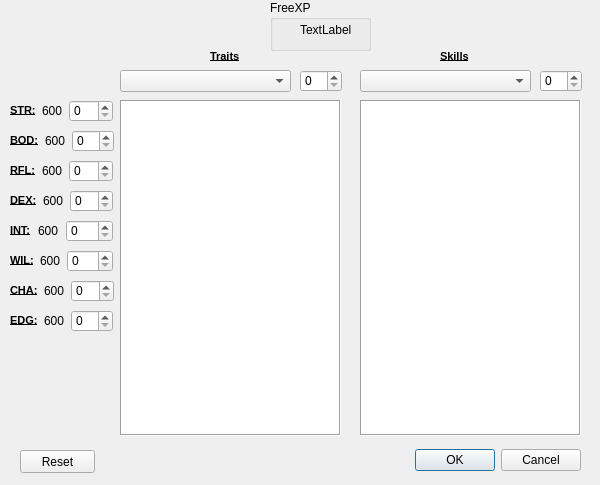
<?xml version="1.0" encoding="UTF-8"?>
<ui version="4.0">
 <class>S2FlexXPDialog</class>
 <widget class="QDialog" name="S2FlexXPDialog">
  <property name="windowModality">
   <enum>Qt::ApplicationModal</enum>
  </property>
  <property name="geometry">
   <rect>
    <x>0</x>
    <y>0</y>
    <width>600</width>
    <height>485</height>
   </rect>
  </property>
  <property name="sizePolicy">
   <sizepolicy hsizetype="Fixed" vsizetype="Fixed">
    <horstretch>0</horstretch>
    <verstretch>0</verstretch>
   </sizepolicy>
  </property>
  <property name="minimumSize">
   <size>
    <width>600</width>
    <height>485</height>
   </size>
  </property>
  <property name="maximumSize">
   <size>
    <width>600</width>
    <height>485</height>
   </size>
  </property>
  <property name="windowTitle">
   <string>Flexible XP Stage2</string>
  </property>
  <property name="windowIcon">
   <iconset>
    <normaloff>ico1.ico</normaloff>ico1.ico</iconset>
  </property>
  <widget class="QDialogButtonBox" name="buttonBox">
   <property name="geometry">
    <rect>
     <x>410</x>
     <y>440</y>
     <width>171</width>
     <height>41</height>
    </rect>
   </property>
   <property name="orientation">
    <enum>Qt::Horizontal</enum>
   </property>
   <property name="standardButtons">
    <set>QDialogButtonBox::Cancel|QDialogButtonBox::Ok</set>
   </property>
  </widget>
  <widget class="QComboBox" name="S2FlexDialComBoxSkills">
   <property name="geometry">
    <rect>
     <x>360</x>
     <y>70</y>
     <width>171</width>
     <height>22</height>
    </rect>
   </property>
  </widget>
  <widget class="QComboBox" name="S2FlexDialComBoxTraits">
   <property name="geometry">
    <rect>
     <x>120</x>
     <y>70</y>
     <width>171</width>
     <height>22</height>
    </rect>
   </property>
  </widget>
  <widget class="QTableWidget" name="S2FlexDialSkillsTable">
   <property name="geometry">
    <rect>
     <x>360</x>
     <y>100</y>
     <width>221</width>
     <height>336</height>
    </rect>
   </property>
   <property name="baseSize">
    <size>
     <width>0</width>
     <height>0</height>
    </size>
   </property>
   <property name="font">
    <font>
     <pointsize>8</pointsize>
    </font>
   </property>
   <property name="frameShape">
    <enum>QFrame::Box</enum>
   </property>
   <property name="verticalScrollBarPolicy">
    <enum>Qt::ScrollBarAlwaysOff</enum>
   </property>
   <property name="horizontalScrollBarPolicy">
    <enum>Qt::ScrollBarAlwaysOff</enum>
   </property>
   <property name="autoScroll">
    <bool>false</bool>
   </property>
   <property name="autoScrollMargin">
    <number>0</number>
   </property>
   <property name="editTriggers">
    <set>QAbstractItemView::NoEditTriggers</set>
   </property>
   <property name="tabKeyNavigation">
    <bool>false</bool>
   </property>
   <property name="showDropIndicator" stdset="0">
    <bool>false</bool>
   </property>
   <property name="dragDropOverwriteMode">
    <bool>false</bool>
   </property>
   <property name="alternatingRowColors">
    <bool>false</bool>
   </property>
   <property name="selectionMode">
    <enum>QAbstractItemView::NoSelection</enum>
   </property>
   <property name="selectionBehavior">
    <enum>QAbstractItemView::SelectRows</enum>
   </property>
   <property name="showGrid">
    <bool>false</bool>
   </property>
   <property name="gridStyle">
    <enum>Qt::NoPen</enum>
   </property>
   <property name="sortingEnabled">
    <bool>false</bool>
   </property>
   <property name="wordWrap">
    <bool>false</bool>
   </property>
   <property name="cornerButtonEnabled">
    <bool>false</bool>
   </property>
   <property name="rowCount">
    <number>24</number>
   </property>
   <property name="columnCount">
    <number>2</number>
   </property>
   <attribute name="horizontalHeaderVisible">
    <bool>false</bool>
   </attribute>
   <attribute name="horizontalHeaderCascadingSectionResizes">
    <bool>true</bool>
   </attribute>
   <attribute name="horizontalHeaderDefaultSectionSize">
    <number>195</number>
   </attribute>
   <attribute name="horizontalHeaderMinimumSectionSize">
    <number>62</number>
   </attribute>
   <attribute name="horizontalHeaderShowSortIndicator" stdset="0">
    <bool>false</bool>
   </attribute>
   <attribute name="horizontalHeaderStretchLastSection">
    <bool>true</bool>
   </attribute>
   <attribute name="verticalHeaderVisible">
    <bool>false</bool>
   </attribute>
   <attribute name="verticalHeaderCascadingSectionResizes">
    <bool>true</bool>
   </attribute>
   <attribute name="verticalHeaderDefaultSectionSize">
    <number>14</number>
   </attribute>
   <attribute name="verticalHeaderShowSortIndicator" stdset="0">
    <bool>true</bool>
   </attribute>
   <attribute name="verticalHeaderStretchLastSection">
    <bool>false</bool>
   </attribute>
   <row/>
   <row/>
   <row/>
   <row/>
   <row/>
   <row/>
   <row/>
   <row/>
   <row/>
   <row/>
   <row/>
   <row/>
   <row/>
   <row/>
   <row/>
   <row/>
   <row/>
   <row/>
   <row/>
   <row/>
   <row/>
   <row/>
   <row/>
   <row/>
   <column/>
   <column/>
  </widget>
  <widget class="QTableWidget" name="S2FlexDialTraitsTable">
   <property name="geometry">
    <rect>
     <x>120</x>
     <y>100</y>
     <width>221</width>
     <height>336</height>
    </rect>
   </property>
   <property name="baseSize">
    <size>
     <width>0</width>
     <height>0</height>
    </size>
   </property>
   <property name="font">
    <font>
     <pointsize>8</pointsize>
    </font>
   </property>
   <property name="frameShape">
    <enum>QFrame::Box</enum>
   </property>
   <property name="verticalScrollBarPolicy">
    <enum>Qt::ScrollBarAlwaysOff</enum>
   </property>
   <property name="horizontalScrollBarPolicy">
    <enum>Qt::ScrollBarAlwaysOff</enum>
   </property>
   <property name="autoScroll">
    <bool>false</bool>
   </property>
   <property name="autoScrollMargin">
    <number>0</number>
   </property>
   <property name="editTriggers">
    <set>QAbstractItemView::NoEditTriggers</set>
   </property>
   <property name="tabKeyNavigation">
    <bool>false</bool>
   </property>
   <property name="showDropIndicator" stdset="0">
    <bool>false</bool>
   </property>
   <property name="dragDropOverwriteMode">
    <bool>false</bool>
   </property>
   <property name="alternatingRowColors">
    <bool>false</bool>
   </property>
   <property name="selectionMode">
    <enum>QAbstractItemView::NoSelection</enum>
   </property>
   <property name="selectionBehavior">
    <enum>QAbstractItemView::SelectRows</enum>
   </property>
   <property name="showGrid">
    <bool>false</bool>
   </property>
   <property name="gridStyle">
    <enum>Qt::NoPen</enum>
   </property>
   <property name="sortingEnabled">
    <bool>false</bool>
   </property>
   <property name="wordWrap">
    <bool>false</bool>
   </property>
   <property name="cornerButtonEnabled">
    <bool>false</bool>
   </property>
   <property name="rowCount">
    <number>24</number>
   </property>
   <property name="columnCount">
    <number>2</number>
   </property>
   <attribute name="horizontalHeaderVisible">
    <bool>false</bool>
   </attribute>
   <attribute name="horizontalHeaderCascadingSectionResizes">
    <bool>true</bool>
   </attribute>
   <attribute name="horizontalHeaderDefaultSectionSize">
    <number>185</number>
   </attribute>
   <attribute name="horizontalHeaderMinimumSectionSize">
    <number>62</number>
   </attribute>
   <attribute name="horizontalHeaderShowSortIndicator" stdset="0">
    <bool>false</bool>
   </attribute>
   <attribute name="horizontalHeaderStretchLastSection">
    <bool>true</bool>
   </attribute>
   <attribute name="verticalHeaderVisible">
    <bool>false</bool>
   </attribute>
   <attribute name="verticalHeaderCascadingSectionResizes">
    <bool>true</bool>
   </attribute>
   <attribute name="verticalHeaderDefaultSectionSize">
    <number>14</number>
   </attribute>
   <attribute name="verticalHeaderMinimumSectionSize">
    <number>17</number>
   </attribute>
   <attribute name="verticalHeaderShowSortIndicator" stdset="0">
    <bool>true</bool>
   </attribute>
   <attribute name="verticalHeaderStretchLastSection">
    <bool>false</bool>
   </attribute>
   <row/>
   <row/>
   <row/>
   <row/>
   <row/>
   <row/>
   <row/>
   <row/>
   <row/>
   <row/>
   <row/>
   <row/>
   <row/>
   <row/>
   <row/>
   <row/>
   <row/>
   <row/>
   <row/>
   <row/>
   <row/>
   <row/>
   <row/>
   <row/>
   <column/>
   <column/>
   <item row="0" column="0">
    <property name="text">
     <string/>
    </property>
   </item>
   <item row="0" column="1">
    <property name="text">
     <string/>
    </property>
   </item>
  </widget>
  <widget class="QLabel" name="label">
   <property name="geometry">
    <rect>
     <x>210</x>
     <y>50</y>
     <width>46</width>
     <height>13</height>
    </rect>
   </property>
   <property name="toolTip">
    <string>A character's Traits define special-purpose characteristics and
abilities beyond the more quantifi able Attributes and Skills. Traits 
can  aff ect  game  play  in  a  variety  of  ways,  from  a  special  rule 
applicable to limited circumstances to a personal detail signifi cant 
enough for its own plot hook.</string>
   </property>
   <property name="whatsThis">
    <string>&lt;!DOCTYPE HTML PUBLIC &quot;-//W3C//DTD HTML 4.0//EN&quot; &quot;http://www.w3.org/TR/REC-html40/strict.dtd&quot;&gt;
&lt;html&gt;&lt;head&gt;&lt;meta name=&quot;qrichtext&quot; content=&quot;1&quot; /&gt;&lt;style type=&quot;text/css&quot;&gt;
p, li { white-space: pre-wrap; }
&lt;/style&gt;&lt;/head&gt;&lt;body style=&quot; font-family:'MS Shell Dlg 2'; font-size:8.25pt; font-weight:400; font-style:normal;&quot;&gt;
&lt;p style=&quot; margin-top:0px; margin-bottom:0px; margin-left:0px; margin-right:0px; -qt-block-indent:0; text-indent:0px;&quot;&gt;&lt;span style=&quot; font-size:8pt;&quot;&gt;A character's Traits define special-purpose&lt;/span&gt;&lt;/p&gt;
&lt;p style=&quot; margin-top:0px; margin-bottom:0px; margin-left:0px; margin-right:0px; -qt-block-indent:0; text-indent:0px;&quot;&gt;&lt;span style=&quot; font-size:8pt;&quot;&gt;characteristics and abilities beyond the more&lt;/span&gt;&lt;/p&gt;
&lt;p style=&quot; margin-top:0px; margin-bottom:0px; margin-left:0px; margin-right:0px; -qt-block-indent:0; text-indent:0px;&quot;&gt;&lt;span style=&quot; font-size:8pt;&quot;&gt;quantifiable Attributes and Skills. Traits &lt;/span&gt;&lt;/p&gt;
&lt;p style=&quot; margin-top:0px; margin-bottom:0px; margin-left:0px; margin-right:0px; -qt-block-indent:0; text-indent:0px;&quot;&gt;&lt;span style=&quot; font-size:8pt;&quot;&gt;can  aff ect  game  play  in  a  variety  of  &lt;/span&gt;&lt;/p&gt;
&lt;p style=&quot; margin-top:0px; margin-bottom:0px; margin-left:0px; margin-right:0px; -qt-block-indent:0; text-indent:0px;&quot;&gt;&lt;span style=&quot; font-size:8pt;&quot;&gt;ways,  from  a  special  rule applicable to &lt;/span&gt;&lt;/p&gt;
&lt;p style=&quot; margin-top:0px; margin-bottom:0px; margin-left:0px; margin-right:0px; -qt-block-indent:0; text-indent:0px;&quot;&gt;&lt;span style=&quot; font-size:8pt;&quot;&gt;limited circumstances to a personal detail &lt;/span&gt;&lt;/p&gt;
&lt;p style=&quot; margin-top:0px; margin-bottom:0px; margin-left:0px; margin-right:0px; -qt-block-indent:0; text-indent:0px;&quot;&gt;&lt;span style=&quot; font-size:8pt;&quot;&gt;significant enough for its own plot hook.&lt;/span&gt;&lt;/p&gt;&lt;/body&gt;&lt;/html&gt;</string>
   </property>
   <property name="text">
    <string>&lt;!DOCTYPE HTML PUBLIC &quot;-//W3C//DTD HTML 4.0//EN&quot; &quot;http://www.w3.org/TR/REC-html40/strict.dtd&quot;&gt;
&lt;html&gt;&lt;head&gt;&lt;meta name=&quot;qrichtext&quot; content=&quot;1&quot; /&gt;&lt;style type=&quot;text/css&quot;&gt;
p, li { white-space: pre-wrap; }
&lt;/style&gt;&lt;/head&gt;&lt;body style=&quot; font-family:'MS Shell Dlg 2'; font-size:8.25pt; font-weight:400; font-style:normal;&quot;&gt;
&lt;p style=&quot; margin-top:0px; margin-bottom:0px; margin-left:0px; margin-right:0px; -qt-block-indent:0; text-indent:0px;&quot;&gt;&lt;span style=&quot; font-size:8pt; font-weight:600; text-decoration: underline;&quot;&gt;Traits&lt;/span&gt;&lt;/p&gt;&lt;/body&gt;&lt;/html&gt;</string>
   </property>
  </widget>
  <widget class="QLabel" name="label_2">
   <property name="geometry">
    <rect>
     <x>440</x>
     <y>50</y>
     <width>46</width>
     <height>13</height>
    </rect>
   </property>
   <property name="toolTip">
    <string>A character’s Skills list represents abilities he has been trained 
to use eff ectively. In a typical A Time of War role-playing session, 
characters generally use Skill Action Checks to resolve actions far 
more often than they use Attributes or Traits.</string>
   </property>
   <property name="whatsThis">
    <string>&lt;!DOCTYPE HTML PUBLIC &quot;-//W3C//DTD HTML 4.0//EN&quot; &quot;http://www.w3.org/TR/REC-html40/strict.dtd&quot;&gt;
&lt;html&gt;&lt;head&gt;&lt;meta name=&quot;qrichtext&quot; content=&quot;1&quot; /&gt;&lt;style type=&quot;text/css&quot;&gt;
p, li { white-space: pre-wrap; }
&lt;/style&gt;&lt;/head&gt;&lt;body style=&quot; font-family:'MS Shell Dlg 2'; font-size:8.25pt; font-weight:400; font-style:normal;&quot;&gt;
&lt;p style=&quot; margin-top:0px; margin-bottom:0px; margin-left:0px; margin-right:0px; -qt-block-indent:0; text-indent:0px;&quot;&gt;&lt;span style=&quot; font-size:8pt;&quot;&gt;A character’s Skills list represents abilities &lt;/span&gt;&lt;/p&gt;
&lt;p style=&quot; margin-top:0px; margin-bottom:0px; margin-left:0px; margin-right:0px; -qt-block-indent:0; text-indent:0px;&quot;&gt;&lt;span style=&quot; font-size:8pt;&quot;&gt;he has been trained to use eff ectively. &lt;/span&gt;&lt;/p&gt;
&lt;p style=&quot; margin-top:0px; margin-bottom:0px; margin-left:0px; margin-right:0px; -qt-block-indent:0; text-indent:0px;&quot;&gt;&lt;span style=&quot; font-size:8pt;&quot;&gt;In a typical A Time of War role-playing &lt;/span&gt;&lt;/p&gt;
&lt;p style=&quot; margin-top:0px; margin-bottom:0px; margin-left:0px; margin-right:0px; -qt-block-indent:0; text-indent:0px;&quot;&gt;&lt;span style=&quot; font-size:8pt;&quot;&gt;session, characters generally use Skill Action &lt;/span&gt;&lt;/p&gt;
&lt;p style=&quot; margin-top:0px; margin-bottom:0px; margin-left:0px; margin-right:0px; -qt-block-indent:0; text-indent:0px;&quot;&gt;&lt;span style=&quot; font-size:8pt;&quot;&gt;Checks to resolve actions far more often &lt;/span&gt;&lt;/p&gt;
&lt;p style=&quot; margin-top:0px; margin-bottom:0px; margin-left:0px; margin-right:0px; -qt-block-indent:0; text-indent:0px;&quot;&gt;&lt;span style=&quot; font-size:8pt;&quot;&gt;than they use Attributes or Traits.&lt;/span&gt;&lt;/p&gt;&lt;/body&gt;&lt;/html&gt;</string>
   </property>
   <property name="text">
    <string>&lt;!DOCTYPE HTML PUBLIC &quot;-//W3C//DTD HTML 4.0//EN&quot; &quot;http://www.w3.org/TR/REC-html40/strict.dtd&quot;&gt;
&lt;html&gt;&lt;head&gt;&lt;meta name=&quot;qrichtext&quot; content=&quot;1&quot; /&gt;&lt;style type=&quot;text/css&quot;&gt;
p, li { white-space: pre-wrap; }
&lt;/style&gt;&lt;/head&gt;&lt;body style=&quot; font-family:'MS Shell Dlg 2'; font-size:8.25pt; font-weight:400; font-style:normal;&quot;&gt;
&lt;p style=&quot; margin-top:0px; margin-bottom:0px; margin-left:0px; margin-right:0px; -qt-block-indent:0; text-indent:0px;&quot;&gt;&lt;span style=&quot; font-size:8pt; font-weight:600; text-decoration: underline;&quot;&gt;Skills&lt;/span&gt;&lt;/p&gt;&lt;/body&gt;&lt;/html&gt;</string>
   </property>
  </widget>
  <widget class="QGroupBox" name="groupBox">
   <property name="geometry">
    <rect>
     <x>270</x>
     <y>0</y>
     <width>101</width>
     <height>51</height>
    </rect>
   </property>
   <property name="title">
    <string>FreeXP</string>
   </property>
   <widget class="QLabel" name="S2FlexDialFreeXPLabel">
    <property name="geometry">
     <rect>
      <x>30</x>
      <y>19</y>
      <width>51</width>
      <height>21</height>
     </rect>
    </property>
    <property name="text">
     <string>TextLabel</string>
    </property>
   </widget>
  </widget>
  <widget class="QWidget" name="layoutWidget">
   <property name="geometry">
    <rect>
     <x>10</x>
     <y>130</y>
     <width>104</width>
     <height>22</height>
    </rect>
   </property>
   <layout class="QHBoxLayout" name="horizontalLayout_2">
    <item>
     <widget class="QLabel" name="label_6">
      <property name="text">
       <string>&lt;!DOCTYPE HTML PUBLIC &quot;-//W3C//DTD HTML 4.0//EN&quot; &quot;http://www.w3.org/TR/REC-html40/strict.dtd&quot;&gt;
&lt;html&gt;&lt;head&gt;&lt;meta name=&quot;qrichtext&quot; content=&quot;1&quot; /&gt;&lt;style type=&quot;text/css&quot;&gt;
p, li { white-space: pre-wrap; }
&lt;/style&gt;&lt;/head&gt;&lt;body style=&quot; font-family:'MS Shell Dlg 2'; font-size:8.25pt; font-weight:400; font-style:normal;&quot;&gt;
&lt;p style=&quot; margin-top:0px; margin-bottom:0px; margin-left:0px; margin-right:0px; -qt-block-indent:0; text-indent:0px;&quot;&gt;&lt;span style=&quot; font-size:8pt; font-weight:600; text-decoration: underline;&quot;&gt;BOD:&lt;/span&gt;&lt;/p&gt;&lt;/body&gt;&lt;/html&gt;</string>
      </property>
     </widget>
    </item>
    <item>
     <widget class="QLabel" name="S2FlexDialBODLabel">
      <property name="text">
       <string>600</string>
      </property>
     </widget>
    </item>
    <item>
     <widget class="QSpinBox" name="S2FlexDialBODSpinBox">
      <property name="accelerated">
       <bool>true</bool>
      </property>
      <property name="maximum">
       <number>200</number>
      </property>
     </widget>
    </item>
   </layout>
  </widget>
  <widget class="QWidget" name="layoutWidget_2">
   <property name="geometry">
    <rect>
     <x>10</x>
     <y>160</y>
     <width>103</width>
     <height>22</height>
    </rect>
   </property>
   <layout class="QHBoxLayout" name="horizontalLayout_3">
    <item>
     <widget class="QLabel" name="label_8">
      <property name="text">
       <string>&lt;!DOCTYPE HTML PUBLIC &quot;-//W3C//DTD HTML 4.0//EN&quot; &quot;http://www.w3.org/TR/REC-html40/strict.dtd&quot;&gt;
&lt;html&gt;&lt;head&gt;&lt;meta name=&quot;qrichtext&quot; content=&quot;1&quot; /&gt;&lt;style type=&quot;text/css&quot;&gt;
p, li { white-space: pre-wrap; }
&lt;/style&gt;&lt;/head&gt;&lt;body style=&quot; font-family:'MS Shell Dlg 2'; font-size:8.25pt; font-weight:400; font-style:normal;&quot;&gt;
&lt;p style=&quot; margin-top:0px; margin-bottom:0px; margin-left:0px; margin-right:0px; -qt-block-indent:0; text-indent:0px;&quot;&gt;&lt;span style=&quot; font-size:8pt; font-weight:600; text-decoration: underline;&quot;&gt;RFL:&lt;/span&gt;&lt;/p&gt;&lt;/body&gt;&lt;/html&gt;</string>
      </property>
     </widget>
    </item>
    <item>
     <widget class="QLabel" name="S2FlexDialRFLLabel">
      <property name="text">
       <string>600</string>
      </property>
     </widget>
    </item>
    <item>
     <widget class="QSpinBox" name="S2FlexDialRFLSpinBox">
      <property name="accelerated">
       <bool>true</bool>
      </property>
      <property name="maximum">
       <number>200</number>
      </property>
     </widget>
    </item>
   </layout>
  </widget>
  <widget class="QWidget" name="layoutWidget_3">
   <property name="geometry">
    <rect>
     <x>10</x>
     <y>190</y>
     <width>103</width>
     <height>22</height>
    </rect>
   </property>
   <layout class="QHBoxLayout" name="horizontalLayout_4">
    <item>
     <widget class="QLabel" name="label_10">
      <property name="text">
       <string>&lt;!DOCTYPE HTML PUBLIC &quot;-//W3C//DTD HTML 4.0//EN&quot; &quot;http://www.w3.org/TR/REC-html40/strict.dtd&quot;&gt;
&lt;html&gt;&lt;head&gt;&lt;meta name=&quot;qrichtext&quot; content=&quot;1&quot; /&gt;&lt;style type=&quot;text/css&quot;&gt;
p, li { white-space: pre-wrap; }
&lt;/style&gt;&lt;/head&gt;&lt;body style=&quot; font-family:'MS Shell Dlg 2'; font-size:8.25pt; font-weight:400; font-style:normal;&quot;&gt;
&lt;p style=&quot; margin-top:0px; margin-bottom:0px; margin-left:0px; margin-right:0px; -qt-block-indent:0; text-indent:0px;&quot;&gt;&lt;span style=&quot; font-size:8pt; font-weight:600; text-decoration: underline;&quot;&gt;DEX:&lt;/span&gt;&lt;/p&gt;&lt;/body&gt;&lt;/html&gt;</string>
      </property>
     </widget>
    </item>
    <item>
     <widget class="QLabel" name="S2FlexDialDEXLabel">
      <property name="text">
       <string>600</string>
      </property>
     </widget>
    </item>
    <item>
     <widget class="QSpinBox" name="S2FlexDialDEXSpinBox">
      <property name="accelerated">
       <bool>true</bool>
      </property>
      <property name="maximum">
       <number>200</number>
      </property>
     </widget>
    </item>
   </layout>
  </widget>
  <widget class="QWidget" name="layoutWidget_4">
   <property name="geometry">
    <rect>
     <x>10</x>
     <y>220</y>
     <width>103</width>
     <height>22</height>
    </rect>
   </property>
   <layout class="QHBoxLayout" name="horizontalLayout_5">
    <item>
     <widget class="QLabel" name="label_12">
      <property name="text">
       <string>&lt;!DOCTYPE HTML PUBLIC &quot;-//W3C//DTD HTML 4.0//EN&quot; &quot;http://www.w3.org/TR/REC-html40/strict.dtd&quot;&gt;
&lt;html&gt;&lt;head&gt;&lt;meta name=&quot;qrichtext&quot; content=&quot;1&quot; /&gt;&lt;style type=&quot;text/css&quot;&gt;
p, li { white-space: pre-wrap; }
&lt;/style&gt;&lt;/head&gt;&lt;body style=&quot; font-family:'MS Shell Dlg 2'; font-size:8.25pt; font-weight:400; font-style:normal;&quot;&gt;
&lt;p style=&quot; margin-top:0px; margin-bottom:0px; margin-left:0px; margin-right:0px; -qt-block-indent:0; text-indent:0px;&quot;&gt;&lt;span style=&quot; font-size:8pt; font-weight:600; text-decoration: underline;&quot;&gt;INT:&lt;/span&gt;&lt;/p&gt;&lt;/body&gt;&lt;/html&gt;</string>
      </property>
     </widget>
    </item>
    <item>
     <widget class="QLabel" name="S2FlexDialINTLabel">
      <property name="text">
       <string>600</string>
      </property>
     </widget>
    </item>
    <item>
     <widget class="QSpinBox" name="S2FlexDialINTSpinBox">
      <property name="accelerated">
       <bool>true</bool>
      </property>
      <property name="maximum">
       <number>200</number>
      </property>
     </widget>
    </item>
   </layout>
  </widget>
  <widget class="QWidget" name="layoutWidget_5">
   <property name="geometry">
    <rect>
     <x>10</x>
     <y>250</y>
     <width>103</width>
     <height>22</height>
    </rect>
   </property>
   <layout class="QHBoxLayout" name="horizontalLayout_6">
    <item>
     <widget class="QLabel" name="label_14">
      <property name="text">
       <string>&lt;!DOCTYPE HTML PUBLIC &quot;-//W3C//DTD HTML 4.0//EN&quot; &quot;http://www.w3.org/TR/REC-html40/strict.dtd&quot;&gt;
&lt;html&gt;&lt;head&gt;&lt;meta name=&quot;qrichtext&quot; content=&quot;1&quot; /&gt;&lt;style type=&quot;text/css&quot;&gt;
p, li { white-space: pre-wrap; }
&lt;/style&gt;&lt;/head&gt;&lt;body style=&quot; font-family:'MS Shell Dlg 2'; font-size:8.25pt; font-weight:400; font-style:normal;&quot;&gt;
&lt;p style=&quot; margin-top:0px; margin-bottom:0px; margin-left:0px; margin-right:0px; -qt-block-indent:0; text-indent:0px;&quot;&gt;&lt;span style=&quot; font-size:8pt; font-weight:600; text-decoration: underline;&quot;&gt;WIL:&lt;/span&gt;&lt;/p&gt;&lt;/body&gt;&lt;/html&gt;</string>
      </property>
     </widget>
    </item>
    <item>
     <widget class="QLabel" name="S2FlexDialWILLabel">
      <property name="text">
       <string>600</string>
      </property>
     </widget>
    </item>
    <item>
     <widget class="QSpinBox" name="S2FlexDialWILSpinBox">
      <property name="accelerated">
       <bool>true</bool>
      </property>
      <property name="maximum">
       <number>200</number>
      </property>
     </widget>
    </item>
   </layout>
  </widget>
  <widget class="QWidget" name="layoutWidget_6">
   <property name="geometry">
    <rect>
     <x>10</x>
     <y>280</y>
     <width>104</width>
     <height>22</height>
    </rect>
   </property>
   <layout class="QHBoxLayout" name="horizontalLayout_7">
    <item>
     <widget class="QLabel" name="label_16">
      <property name="text">
       <string>&lt;!DOCTYPE HTML PUBLIC &quot;-//W3C//DTD HTML 4.0//EN&quot; &quot;http://www.w3.org/TR/REC-html40/strict.dtd&quot;&gt;
&lt;html&gt;&lt;head&gt;&lt;meta name=&quot;qrichtext&quot; content=&quot;1&quot; /&gt;&lt;style type=&quot;text/css&quot;&gt;
p, li { white-space: pre-wrap; }
&lt;/style&gt;&lt;/head&gt;&lt;body style=&quot; font-family:'MS Shell Dlg 2'; font-size:8.25pt; font-weight:400; font-style:normal;&quot;&gt;
&lt;p style=&quot; margin-top:0px; margin-bottom:0px; margin-left:0px; margin-right:0px; -qt-block-indent:0; text-indent:0px;&quot;&gt;&lt;span style=&quot; font-size:8pt; font-weight:600; text-decoration: underline;&quot;&gt;CHA:&lt;/span&gt;&lt;/p&gt;&lt;/body&gt;&lt;/html&gt;</string>
      </property>
     </widget>
    </item>
    <item>
     <widget class="QLabel" name="S2FlexDialCHALabel">
      <property name="text">
       <string>600</string>
      </property>
     </widget>
    </item>
    <item>
     <widget class="QSpinBox" name="S2FlexDialCHASpinBox">
      <property name="accelerated">
       <bool>true</bool>
      </property>
      <property name="maximum">
       <number>200</number>
      </property>
     </widget>
    </item>
   </layout>
  </widget>
  <widget class="QWidget" name="layoutWidget_7">
   <property name="geometry">
    <rect>
     <x>10</x>
     <y>310</y>
     <width>103</width>
     <height>22</height>
    </rect>
   </property>
   <layout class="QHBoxLayout" name="horizontalLayout_8">
    <item>
     <widget class="QLabel" name="label_18">
      <property name="text">
       <string>&lt;!DOCTYPE HTML PUBLIC &quot;-//W3C//DTD HTML 4.0//EN&quot; &quot;http://www.w3.org/TR/REC-html40/strict.dtd&quot;&gt;
&lt;html&gt;&lt;head&gt;&lt;meta name=&quot;qrichtext&quot; content=&quot;1&quot; /&gt;&lt;style type=&quot;text/css&quot;&gt;
p, li { white-space: pre-wrap; }
&lt;/style&gt;&lt;/head&gt;&lt;body style=&quot; font-family:'MS Shell Dlg 2'; font-size:8.25pt; font-weight:400; font-style:normal;&quot;&gt;
&lt;p style=&quot; margin-top:0px; margin-bottom:0px; margin-left:0px; margin-right:0px; -qt-block-indent:0; text-indent:0px;&quot;&gt;&lt;span style=&quot; font-size:8pt; font-weight:600; text-decoration: underline;&quot;&gt;EDG:&lt;/span&gt;&lt;/p&gt;&lt;/body&gt;&lt;/html&gt;</string>
      </property>
     </widget>
    </item>
    <item>
     <widget class="QLabel" name="S2FlexDialEDGLabel">
      <property name="text">
       <string>600</string>
      </property>
     </widget>
    </item>
    <item>
     <widget class="QSpinBox" name="S2FlexDialEDGSpinBox">
      <property name="accelerated">
       <bool>true</bool>
      </property>
      <property name="maximum">
       <number>200</number>
      </property>
     </widget>
    </item>
   </layout>
  </widget>
  <widget class="QWidget" name="layoutWidget">
   <property name="geometry">
    <rect>
     <x>10</x>
     <y>100</y>
     <width>103</width>
     <height>22</height>
    </rect>
   </property>
   <layout class="QHBoxLayout" name="horizontalLayout">
    <item>
     <widget class="QLabel" name="label_4">
      <property name="text">
       <string>&lt;!DOCTYPE HTML PUBLIC &quot;-//W3C//DTD HTML 4.0//EN&quot; &quot;http://www.w3.org/TR/REC-html40/strict.dtd&quot;&gt;
&lt;html&gt;&lt;head&gt;&lt;meta name=&quot;qrichtext&quot; content=&quot;1&quot; /&gt;&lt;style type=&quot;text/css&quot;&gt;
p, li { white-space: pre-wrap; }
&lt;/style&gt;&lt;/head&gt;&lt;body style=&quot; font-family:'MS Shell Dlg 2'; font-size:8.25pt; font-weight:400; font-style:normal;&quot;&gt;
&lt;p style=&quot; margin-top:0px; margin-bottom:0px; margin-left:0px; margin-right:0px; -qt-block-indent:0; text-indent:0px;&quot;&gt;&lt;span style=&quot; font-size:8pt; font-weight:600; text-decoration: underline;&quot;&gt;STR:&lt;/span&gt;&lt;/p&gt;&lt;/body&gt;&lt;/html&gt;</string>
      </property>
     </widget>
    </item>
    <item>
     <widget class="QLabel" name="S2FlexDialSTRLabel">
      <property name="text">
       <string>600</string>
      </property>
     </widget>
    </item>
    <item>
     <widget class="QSpinBox" name="S2FlexDialSTRSpinBox">
      <property name="accelerated">
       <bool>true</bool>
      </property>
      <property name="maximum">
       <number>200</number>
      </property>
     </widget>
    </item>
   </layout>
  </widget>
  <widget class="QPushButton" name="S2FlexDialPushButtonReset">
   <property name="geometry">
    <rect>
     <x>20</x>
     <y>450</y>
     <width>75</width>
     <height>23</height>
    </rect>
   </property>
   <property name="text">
    <string>Reset</string>
   </property>
  </widget>
  <widget class="QSpinBox" name="S2FlexDialSpinBoxTraits">
   <property name="geometry">
    <rect>
     <x>300</x>
     <y>70</y>
     <width>42</width>
     <height>22</height>
    </rect>
   </property>
   <property name="accelerated">
    <bool>true</bool>
   </property>
   <property name="keyboardTracking">
    <bool>true</bool>
   </property>
   <property name="maximum">
    <number>200</number>
   </property>
  </widget>
  <widget class="QSpinBox" name="S2FlexDialSpinBoxSkills">
   <property name="geometry">
    <rect>
     <x>540</x>
     <y>70</y>
     <width>42</width>
     <height>22</height>
    </rect>
   </property>
   <property name="accelerated">
    <bool>true</bool>
   </property>
   <property name="maximum">
    <number>35</number>
   </property>
  </widget>
 </widget>
 <resources/>
 <connections>
  <connection>
   <sender>buttonBox</sender>
   <signal>accepted()</signal>
   <receiver>S2FlexXPDialog</receiver>
   <slot>accept()</slot>
   <hints>
    <hint type="sourcelabel">
     <x>248</x>
     <y>254</y>
    </hint>
    <hint type="destinationlabel">
     <x>157</x>
     <y>274</y>
    </hint>
   </hints>
  </connection>
  <connection>
   <sender>buttonBox</sender>
   <signal>rejected()</signal>
   <receiver>S2FlexXPDialog</receiver>
   <slot>reject()</slot>
   <hints>
    <hint type="sourcelabel">
     <x>316</x>
     <y>260</y>
    </hint>
    <hint type="destinationlabel">
     <x>286</x>
     <y>274</y>
    </hint>
   </hints>
  </connection>
 </connections>
</ui>
